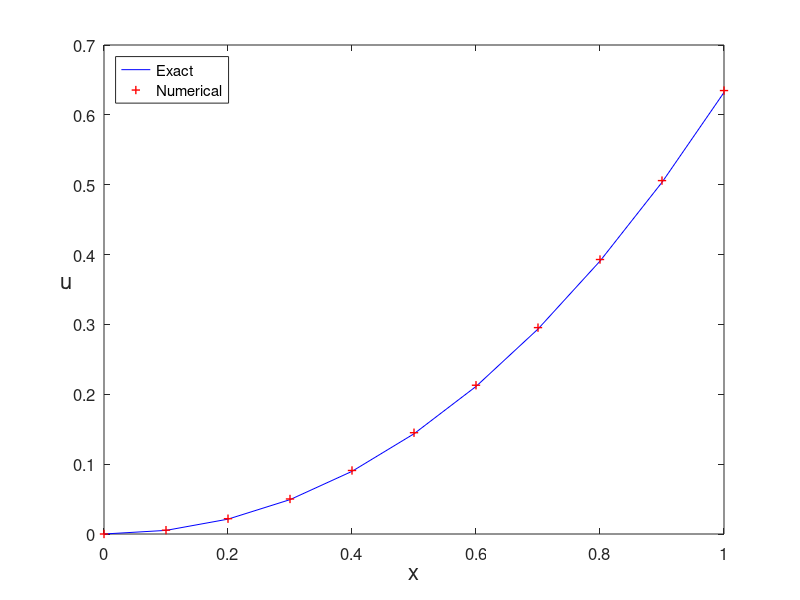

Recreate this plot in MATLAB.
% ModiEuler.m
% Modified Euler method for the ODE model
% u'(x)=x^2+x-u, x in [0,1] 
% Initial condition: u(0)=0 ;
% Exact solution: u(x)=-exp(-x)+x^2-x+1.
clear all;  clf
h=0.1;
x=0:h:1;                     % interval division
N=length(x)-1;
u(1)=0;                      % initial value
fun=@(x,u) x.^2+x-u;         % RHS
for n=1:N
    k1=fun(x(n),u(n));
    k2=fun(x(n+1),u(n)+h*k1);
    u(n+1)=u(n)+(h/2)*(k1+k2);
end
ue=-exp(-x)+x.^2-x+1;        % exact solution
plot(x,ue,'b-',x,u,'r+','LineWidth',1)
legend('Exact','Numerical','location','northwest')
%title('Modified Euler Method','fontsize',12)
set(gca,'fontsize',12)
xlabel('x','fontsize',16), ylabel('u','fontsize',16,'Rotation',0)

% print -dpng -r600  ModiEuler.png
